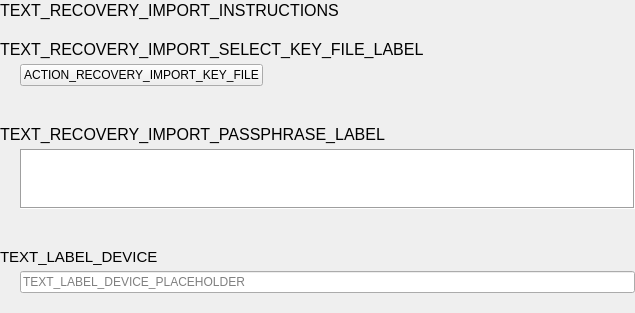
<?xml version="1.0" encoding="UTF-8"?>
<ui version="4.0">
 <class>DeviceRecoveryImportPage1Widget</class>
 <widget class="QWidget" name="DeviceRecoveryImportPage1Widget">
  <property name="geometry">
   <rect>
    <x>0</x>
    <y>0</y>
    <width>635</width>
    <height>313</height>
   </rect>
  </property>
  <property name="windowTitle">
   <string>Form</string>
  </property>
  <layout class="QVBoxLayout" name="verticalLayout">
   <property name="spacing">
    <number>20</number>
   </property>
   <property name="leftMargin">
    <number>0</number>
   </property>
   <property name="topMargin">
    <number>0</number>
   </property>
   <property name="rightMargin">
    <number>0</number>
   </property>
   <property name="bottomMargin">
    <number>20</number>
   </property>
   <item>
    <widget class="QLabel" name="label">
     <property name="font">
      <font>
       <pointsize>12</pointsize>
      </font>
     </property>
     <property name="text">
      <string>TEXT_RECOVERY_IMPORT_INSTRUCTIONS</string>
     </property>
     <property name="wordWrap">
      <bool>true</bool>
     </property>
    </widget>
   </item>
   <item>
    <layout class="QVBoxLayout" name="verticalLayout_2">
     <property name="spacing">
      <number>5</number>
     </property>
     <item>
      <widget class="QLabel" name="label_2">
       <property name="font">
        <font>
         <pointsize>12</pointsize>
        </font>
       </property>
       <property name="text">
        <string>TEXT_RECOVERY_IMPORT_SELECT_KEY_FILE_LABEL</string>
       </property>
      </widget>
     </item>
     <item>
      <layout class="QVBoxLayout" name="verticalLayout_3">
       <property name="spacing">
        <number>5</number>
       </property>
       <property name="leftMargin">
        <number>20</number>
       </property>
       <property name="bottomMargin">
        <number>0</number>
       </property>
       <item>
        <layout class="QHBoxLayout" name="horizontalLayout">
         <item>
          <widget class="QPushButton" name="button_import_key">
           <property name="text">
            <string>ACTION_RECOVERY_IMPORT_KEY_FILE</string>
           </property>
          </widget>
         </item>
         <item>
          <spacer name="horizontalSpacer">
           <property name="orientation">
            <enum>Qt::Horizontal</enum>
           </property>
           <property name="sizeHint" stdset="0">
            <size>
             <width>40</width>
             <height>20</height>
            </size>
           </property>
          </spacer>
         </item>
        </layout>
       </item>
       <item>
        <widget class="QLabel" name="label_key_file">
         <property name="text">
          <string/>
         </property>
        </widget>
       </item>
      </layout>
     </item>
    </layout>
   </item>
   <item>
    <layout class="QVBoxLayout" name="verticalLayout_4">
     <property name="spacing">
      <number>5</number>
     </property>
     <property name="bottomMargin">
      <number>0</number>
     </property>
     <item>
      <widget class="QLabel" name="label_4">
       <property name="font">
        <font>
         <pointsize>12</pointsize>
        </font>
       </property>
       <property name="text">
        <string>TEXT_RECOVERY_IMPORT_PASSPHRASE_LABEL</string>
       </property>
      </widget>
     </item>
     <item>
      <layout class="QHBoxLayout" name="horizontalLayout_2">
       <property name="leftMargin">
        <number>20</number>
       </property>
       <item>
        <widget class="QTextEdit" name="edit_passphrase">
         <property name="sizePolicy">
          <sizepolicy hsizetype="Expanding" vsizetype="Fixed">
           <horstretch>0</horstretch>
           <verstretch>0</verstretch>
          </sizepolicy>
         </property>
         <property name="maximumSize">
          <size>
           <width>16777215</width>
           <height>60</height>
          </size>
         </property>
         <property name="frameShape">
          <enum>QFrame::Box</enum>
         </property>
         <property name="acceptRichText">
          <bool>false</bool>
         </property>
        </widget>
       </item>
      </layout>
     </item>
     <item>
      <widget class="QLabel" name="label_passphrase_error">
       <property name="text">
        <string/>
       </property>
      </widget>
     </item>
    </layout>
   </item>
   <item>
    <layout class="QVBoxLayout" name="verticalLayout_5">
     <property name="spacing">
      <number>5</number>
     </property>
     <item>
      <widget class="QLabel" name="label_3">
       <property name="font">
        <font>
         <pointsize>11</pointsize>
        </font>
       </property>
       <property name="text">
        <string>TEXT_LABEL_DEVICE</string>
       </property>
      </widget>
     </item>
     <item>
      <layout class="QHBoxLayout" name="horizontalLayout_3">
       <property name="leftMargin">
        <number>20</number>
       </property>
       <item>
        <widget class="ValidatedLineEdit" name="line_edit_device">
         <property name="placeholderText">
          <string>TEXT_LABEL_DEVICE_PLACEHOLDER</string>
         </property>
        </widget>
       </item>
      </layout>
     </item>
    </layout>
   </item>
  </layout>
 </widget>
 <customwidgets>
  <customwidget>
   <class>ValidatedLineEdit</class>
   <extends>QLineEdit</extends>
   <header>parsec.core.gui.input_widgets</header>
  </customwidget>
 </customwidgets>
 <resources/>
 <connections/>
</ui>
